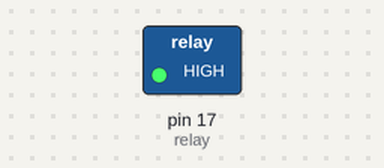
Simulated run of this sketch. Board: Arduino Uno, built with avr-gcc and run on an emulated ATmega328P. Shown: switched loads named in the sketch (green lamp = pin HIGH).

Above: at 5.0 s.
At 15.0 s:
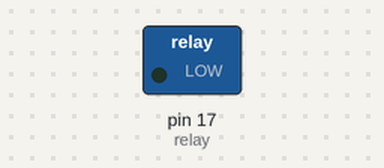
Timing chart, 0 to 26.0 s (numbered marks = the images above):
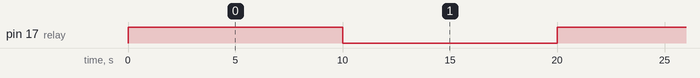

Measured:
- by itself, pin 17 (relay): alternates HIGH for 10.0 s and LOW for 10.0 s

The sketch:

Relay.ino
```cpp
int relay = 17;

void setup() {
  // put your setup code here, to run once:
  Serial.begin(9600);
  pinMode(relay, OUTPUT);
}

void loop() {
  // put your main code here, to run repeatedly:
  digitalWrite(relay, HIGH);
  delay(10000);
  digitalWrite(relay, LOW);
  delay(10000);
}
```
